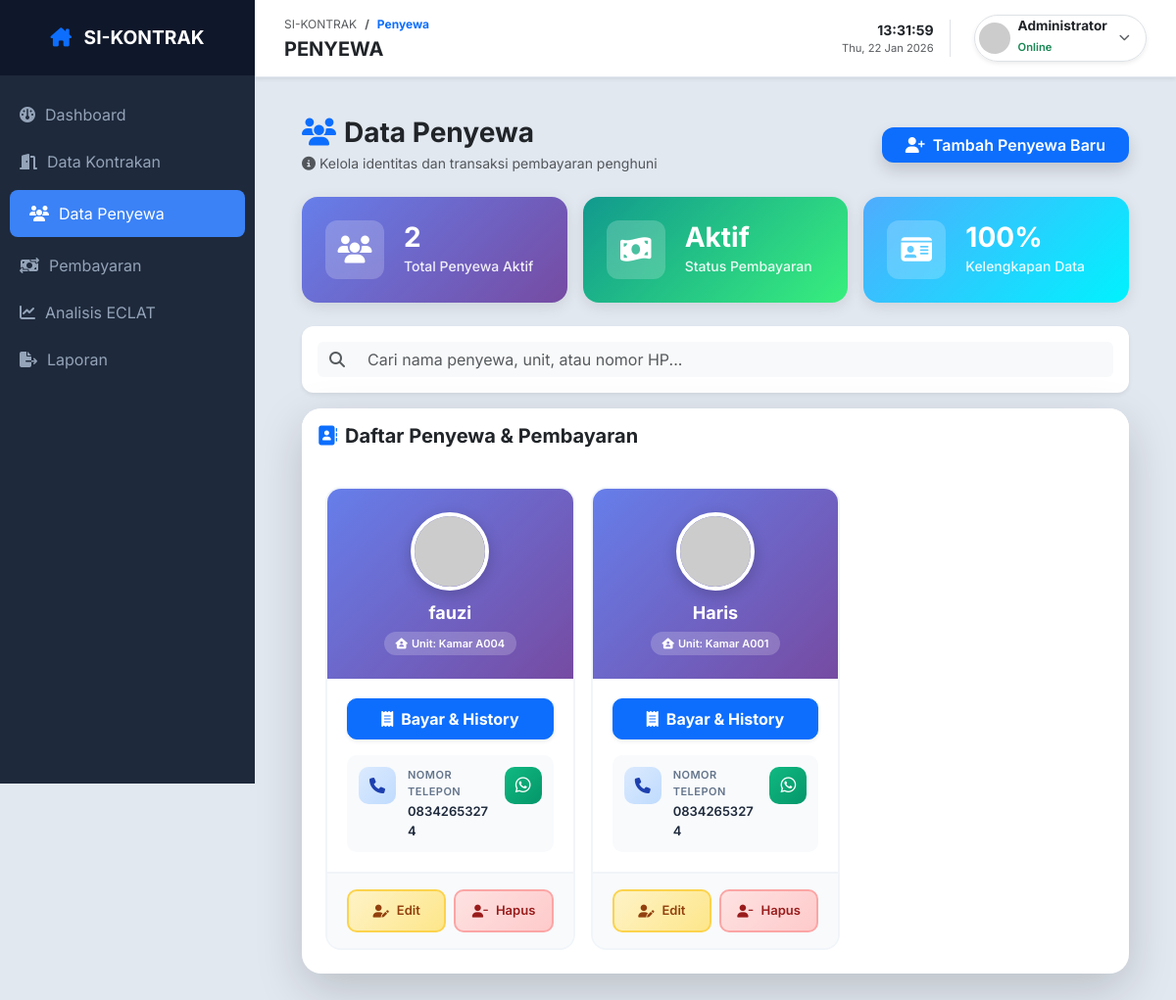
Page /index.php?page=penyewa (signed in) on the committed database.
### tables this page shows
CREATE TABLE `penyewa` (
  `id_penyewa` int(11) NOT NULL,
  `nama_penyewa` varchar(100) NOT NULL,
  `id_kontrakan` int(11) DEFAULT NULL,
  `no_hp` varchar(20) DEFAULT NULL,
  `alamat` text DEFAULT NULL
);

CREATE TABLE `kontrakan` (
  `id_kontrakan` int(11) NOT NULL,
  `tipe_kamar` varchar(50) DEFAULT NULL,
  `harga` int(11) DEFAULT NULL,
  `jatuh_tempo` int(2) DEFAULT 10,
  `id_penyewa` int(11) DEFAULT NULL
);

### master/penyewa.php (the view, shortened to what this page needs)
<?php
$query_p = "SELECT penyewa.*, kontrakan.tipe_kamar
            FROM penyewa
            LEFT JOIN kontrakan ON penyewa.id_penyewa = kontrakan.id_penyewa
            ORDER BY penyewa.id_penyewa DESC";
$result_p = mysqli_query($conn, $query_p);
$total_penyewa = mysqli_num_rows($result_p);
mysqli_data_seek($result_p, 0);
?>
<div class="container-fluid px-4 py-3">
    <div class="d-flex justify-content-between align-items-center mb-4" data-aos="fade-down">
        <div>
            <h3 class="fw-bold m-0 text-dark">
                <i class="fa-solid fa-users text-primary me-2"></i>Data Penyewa
            </h3>
            <p class="text-muted small mb-0 mt-1">
                <i class="fa-solid fa-circle-info me-1"></i>Kelola identitas dan transaksi pembayaran penghuni
            </p>
        </div>
        <a href="index.php?page=penyewa_tambah" class="btn btn-primary btn-modern px-4 shadow">
            <i class="fa-solid fa-user-plus me-2"></i>Tambah Penyewa Baru
        </a>
    </div>
    <div class="row g-3 mb-4" data-aos="fade-up">
        <div class="col-lg-4 col-md-6">
            <div class="stats-card bg-gradient-primary">
                <div class="stats-icon"><i class="fa-solid fa-users"></i></div>
                <div class="stats-content">
                    <h3 class="stats-number"><?= $total_penyewa ?></h3>
                    <p class="stats-label">Total Penyewa Aktif</p>
                </div>
            </div>
        </div>
        <div class="col-lg-4 col-md-6">
            <div class="stats-card bg-gradient-success">
                <div class="stats-icon"><i class="fa-solid fa-money-bill-wave"></i></div>
                <div class="stats-content">
                    <h3 class="stats-number">Aktif</h3>
                    <p class="stats-label">Status Pembayaran</p>
                </div>
            </div>
        </div>
        <div class="col-lg-4 col-md-6">
            <div class="stats-card bg-gradient-info">
                <div class="stats-icon"><i class="fa-solid fa-id-card"></i></div>
                <div class="stats-content">
                    <h3 class="stats-number">100%</h3>
                    <p class="stats-label">Kelengkapan Data</p>
                </div>
            </div>
        </div>
    </div>
    <div class="card border-0 shadow-sm mb-3" style="border-radius: 12px;" data-aos="fade-up">
        <div class="card-body py-3">
            <div class="input-group">
                <span class="input-group-text bg-light border-0">
                    <i class="fa-solid fa-magnifying-glass text-muted"></i>
                </span>
                <input type="text" class="form-control border-0 bg-light"
                       placeholder="Cari nama penyewa, unit, atau nomor HP..."
                       id="searchInput">
            </div>
        </div>
    </div>
    <div class="card border-0 shadow-lg modern-card" data-aos="fade-up" data-aos-delay="100">
        <div class="card-header bg-white border-0 py-3">
            <div class="d-flex justify-content-between align-items-center">
                <h5 class="m-0 fw-bold text-dark">
                    <i class="fa-solid fa-address-book me-2 text-primary"></i>Daftar Penyewa & Pembayaran
                </h5>
            </div>
        </div>
        <div class="card-body p-4">
            <?php if (mysqli_num_rows($result_p) > 0) : ?>
                <div class="row g-3" id="penyewaGrid">
                    <?php while ($row = mysqli_fetch_assoc($result_p)) :
                        $wa_number = preg_replace('/[^0-9]/', '', $row['no_hp']);
                        if(substr($wa_number, 0, 1) == '0') $wa_number = '62' . substr($wa_number, 1);
                    ?>
                    <div class="col-xl-4 col-lg-6 col-md-6 penyewa-item">
                        <div class="penyewa-card">
                            <div class="penyewa-header">
                                <div class="penyewa-avatar-wrapper">
                                    <img src="https://ui-avatars.com/api/?name=<?= urlencode($row['nama_penyewa']) ?>&background=random&color=fff&bold=true&size=120"
                                         class="penyewa-avatar" alt="Avatar">
                                </div>
                                <div class="penyewa-info">
                                    <h5 class="penyewa-name"><?= htmlspecialchars($row['nama_penyewa']) ?></h5>
                                    <div class="penyewa-id">
                                        <i class="fa-solid fa-house-user me-1"></i>Unit: <?= $row['tipe_kamar'] ?? 'Belum Pilih Unit' ?>
                                    </div>
                                </div>
                            </div>
                            <div class="penyewa-details">
                                <div class="mb-3">
                                    <a href="index.php?page=pembayaran&id_penyewa=<?= $row['id_penyewa'] ?>" class="btn btn-primary w-100 fw-bold py-2 shadow-sm" style="border-radius: 10px;">
                                        <i class="fa-solid fa-receipt me-2"></i>Bayar & History
                                    </a>
                                </div>
                                <div class="detail-item">
                                    <div class="detail-icon phone"><i class="fa-solid fa-phone"></i></div>
                                    <div class="detail-content">
                                        <div class="detail-label">Nomor Telepon</div>
                                        <div class="detail-value"><?= htmlspecialchars($row['no_hp']) ?></div>
                                    </div>
                                    <a href="https://wa.me/<?= $wa_number ?>" target="_blank" class="whatsapp-btn"><i class="fa-brands fa-whatsapp"></i></a>
                                </div>
                            </div>
                            <div class="penyewa-actions">
                                <a href="index.php?page=penyewa_edit&id=<?= $row['id_penyewa'] ?>" class="action-btn btn-edit" title="Edit Data">
                                    <i class="fa-solid fa-user-pen"></i><span>Edit</span>
                                </a>
                                <a href="master/delete_penyewa.php?hapus=<?= $row['id_penyewa'] ?>"
                                   class="action-btn btn-delete"
                                   onclick="return confirm('Hapus data <?= htmlspecialchars($row['nama_penyewa']) ?>?')"
                                   title="Hapus Penyewa">
                                    <i class="fa-solid fa-user-minus"></i><span>Hapus</span>
                                </a>
                            </div>
                        </div>
                    </div>
                    <?php endwhile; ?>
                </div>
            <?php else: ?>
                <div class="empty-state">...</div>
            <?php endif; ?>
        </div>
    </div>
</div>

### index.php (style rules this page uses)
body { font-family: 'Inter', sans-serif; background-color: #e2e8f0; }

### master/penyewa.php (style rules this page uses)
.btn-modern { border-radius: 12px; font-weight: 600; transition: all 0.3s ease; border: none; }
.stats-card { background: linear-gradient(135deg, var(--gradient-start), var(--gradient-end)); border-radius: 16px; padding: 24px; color: white; display: flex; align-items: center; gap: 20px; transition: all 0.3s ease; box-shadow: 0 4px 15px rgba(0, 0, 0, 0.1); height: 100%; }
.bg-gradient-primary { --gradient-start: #667eea; --gradient-end: #764ba2; }
.bg-gradient-success { --gradient-start: #11998e; --gradient-end: #38ef7d; }
.bg-gradient-info { --gradient-start: #4facfe; --gradient-end: #00f2fe; }
.stats-icon { width: 60px; height: 60px; background: rgba(255, 255, 255, 0.2); border-radius: 12px; display: flex; align-items: center; justify-content: center; font-size: 28px; backdrop-filter: blur(10px); }
.stats-content { flex: 1; }
.stats-number { font-size: 28px; font-weight: 700; margin: 0; line-height: 1; }
.stats-label { margin: 5px 0 0 0; font-size: 14px; opacity: 0.9; font-weight: 500; }
.modern-card { border-radius: 20px; overflow: hidden; }
.penyewa-card { background: white; border-radius: 16px; overflow: hidden; border: 2px solid #f1f5f9; transition: all 0.3s ease; height: 100%; display: flex; flex-direction: column; }
.penyewa-header { background: linear-gradient(135deg, #667eea 0%, #764ba2 100%); padding: 24px; text-align: center; position: relative; }
.penyewa-avatar-wrapper { position: relative; display: inline-block; margin-bottom: 12px; }
.penyewa-avatar { width: 80px; height: 80px; border-radius: 50%; border: 4px solid white; box-shadow: 0 4px 15px rgba(0, 0, 0, 0.2); }
.penyewa-info { color: white; }
.penyewa-name { font-size: 18px; font-weight: 700; margin: 0 0 6px 0; color: white; }
.penyewa-id { display: inline-block; padding: 4px 12px; background: rgba(255, 255, 255, 0.2); border-radius: 20px; font-size: 11px; font-weight: 600; backdrop-filter: blur(10px); }
.penyewa-details { padding: 20px; flex: 1; }
.detail-item { display: flex; align-items: flex-start; gap: 12px; padding: 12px; background: #f8fafc; border-radius: 10px; margin-bottom: 10px; transition: all 0.2s ease; }
.detail-item:last-child { margin-bottom: 0; }
.detail-icon { width: 38px; height: 38px; border-radius: 10px; display: flex; align-items: center; justify-content: center; font-size: 16px; flex-shrink: 0; }
.detail-icon.phone { background: linear-gradient(135deg, #dbeafe, #bfdbfe); color: #1e40af; }
.detail-content { flex: 1; min-width: 0; }
.detail-label { font-size: 11px; color: #64748b; font-weight: 600; text-transform: uppercase; letter-spacing: 0.5px; margin-bottom: 3px; }
.detail-value { font-size: 13px; color: #1e293b; font-weight: 600; word-break: break-word; }
.whatsapp-btn { width: 38px; height: 38px; background: linear-gradient(135deg, #10b981, #059669); border-radius: 10px; display: flex; align-items: center; justify-content: center; color: white; font-size: 18px; text-decoration: none; transition: all 0.3s ease; flex-shrink: 0; }
.penyewa-actions { display: flex; gap: 8px; padding: 16px 20px; background: #f8fafc; border-top: 2px solid #f1f5f9; }
.action-btn { flex: 1; display: flex; align-items: center; justify-content: center; gap: 8px; padding: 10px 16px; border-radius: 10px; font-size: 13px; font-weight: 600; text-decoration: none; transition: all 0.3s ease; border: 2px solid transparent; }
.btn-edit { background: linear-gradient(135deg, #fef3c7, #fde68a); color: #92400e; border-color: #fcd34d; }
.btn-delete { background: linear-gradient(135deg, #fee2e2, #fecaca); color: #991b1b; border-color: #fca5a5; }

### rows in the picture
penyewa: nama_penyewa "fauzi", id_kontrakan.tipe_kamar "Kamar A004", no_hp "08342653274"
penyewa: nama_penyewa "Haris", id_kontrakan.tipe_kamar "Kamar A001", no_hp "08342653274"

### other values in the picture
str_replace('_', ' ', $page) "Penyewa"
str_replace('_', ' ', $page) "PENYEWA"
$total_penyewa "2"
